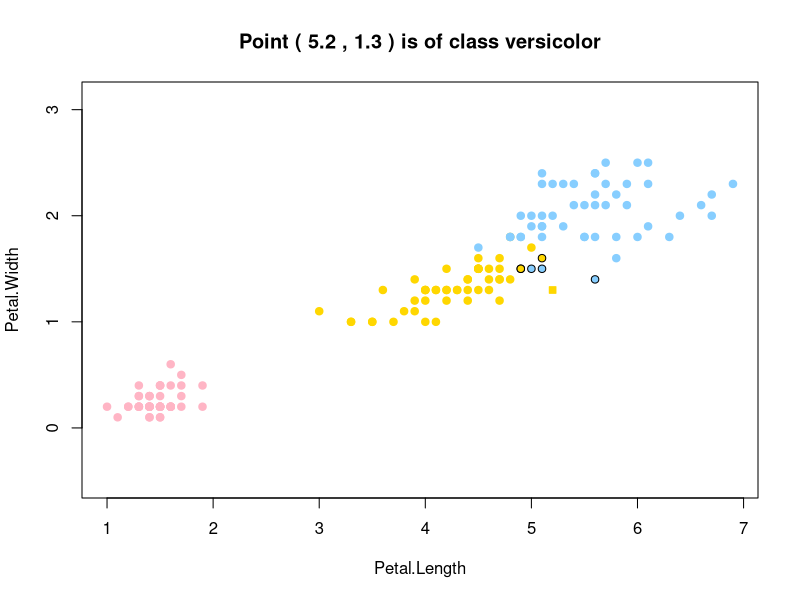

Here is the R script that generated this plot:
library(scatterplot3d)
colors <- c("setosa"="pink1","versicolor"="gold","virginica"="skyblue1")
qPow <<- numeric()
optimalK <<- 6
optimalQ <<- -1
maxQ <- 1.0
minQ <- 0.05
parOne <- 3   #чтобы можно было легко поменять параметры
parTwo <- 4
titles <- dimnames(iris)[2]
xname <- titles[[1]][parOne]   #названия для подписей на карте
yname <- titles[[1]][parTwo]


eucDist <- function(u,v) {  #функция расстояния между парой точек
  return (sqrt(sum((u-v)^2)))
}


sortObjbyDist <- function(xl,z,metricFunc=eucDist) {  #функция сортировки массива по расстоянию до z
  l <- dim(xl)[1]
  n <- dim(xl)[2]-1
  dist <- matrix(NA,l,2)
  for (i in 1:l) {
    dist[i, ] <- c(i,metricFunc(xl[i,1:n],z))  #создание списка пар (номер объекта, расстояние до z)
  }
  orderedXl <- xl[order(dist[ ,2]), ]   #сортировка списка расстояний
  return (orderedXl)
}


kwNN <- function(xl,z,optK,optQ) {
  orderedXl <- sortObjbyDist(xl,z)   #получает отсортированный список объектов
  n <- dim(orderedXl)[2]
  classes <- orderedXl[1:optK,n]   #выбирает классы ближайших k объектов
  counts <- c("setosa"=0.0,"versicolor"=0.0,"virginica"=0.0)
  for (i in 1:optK) {
    counts[classes[i]] <- counts[classes[i]]+qPow[i,optQ];
  }
  class <- names(which.max(counts))   #выбирает тот класс, у которого больше всего представителей
  return (class)
}


determkwNN_LOO <- function(xl,Q) {
  l <- dim(xl)[1]
  n <- dim(xl)[2]-1
  maxK <- l-1
  qCount <- length(Q)
  errorForK <- matrix(0.0,maxK,qCount,dimnames=list(c(1:maxK),Q))
  for (i in 1:l) {  #перебираем каждый элемент
    obj <- xl[i, ]
    newXl <- xl[-i, ]  #убираем его из выборки
    z <- obj[1:n]
    orderedXl <- sortObjbyDist(newXl,z)  #находим расстояния до всех объектов
    print(i)
    for (q in 1:qCount) {   #перебираем значение q
      classes <- c("setosa"=0,"versicolor"=0,"virginica"=0)
      for (k in 1:maxK) {    #перебираем значение k
        classes[orderedXl[k,n+1]] <- classes[orderedXl[k,n+1]]+qPow[k,q]  #добавляем k-ый элемент
        class <- names(which.max(classes))  #выбирает тот вид, у которого вес класса больше
        if (class!=obj[n+1]) {   #если произошла ошибка классификации
          errorForK[k,q]=errorForK[k,q]+1/l   #то увеличиваем для данной пары (k,q) значение ошибки
        }
      }
    }
  }
  optK <- 1
  optQ <- 1
  for (k in 1:maxK) {
    for (q in 1:qCount) {
      if (errorForK[k,q]<errorForK[optK,optQ]) {
        optK <- k
        optQ <- q
      }
    }
  }
  Table <- matrix(NA,maxK*qCount,3)
  graphPoints <- matrix(NA,maxK*qCount,3)
  for (i in 1:maxK) {
    pos <- (i-1)*qCount
    for (j in 1:qCount) {
      Table[pos+j,1] <- i
      Table[pos+j,2] <- Q[j]
      Table[pos+j,3] <- errorForK[i,j]
    }
  }
  message <- paste0("Find optimal value of k for kNNMod with LOO-algo, k = ",optK,", error = ",(LOO[optK,2]*l),"/",l," (",round(LOO[optK,2],3),")")
  LOO <- scatterplot3d(
    x = Table[ ,1],
    y = Table[ ,2],
    z = Table[ ,3],
    angle=100,
    col.axis="blue",
    col.grid="lightblue",
    type = "n",
    xlab = "k",
    ylab = "q",
    zlab = "LOO(k,q)",
    main = message
  )
  for (i in 1:qCount) {
    for (j in 1:maxK) {
      for (k in 1:qCount) {
        graphPoints[(j-1)*qCount+k, ] <- c(j,Q[i],errorForK[j,i])
      }
      LOO$points3d(graphPoints[ ,1],graphPoints[ ,2],graphPoints[ ,3],type="l")
    }
  }
  for (i in 1:maxK) {
    for (k in 1:qCount) {
      graphPoints[k, ] <- c(i,Q[k],errorForK[i,k])
    }
    for (j in 2:maxK) {
      for (k in 1:qCount) {
        graphPoints[(j-1)*qCount+k, ] <- graphPoints[qCount, ]
      }
    }
    LOO$points3d(graphPoints[ ,1],graphPoints[ ,2],graphPoints[ ,3],type="l")
  }
  for (i in 1:maxK) {
    for (j in 1:qCount) {
      graphPoints[(i-1)*qCount+j, ] <- c(optK,Q[optQ],errorForK[optK,optQ])
    }
  }
  LOO$points3d(graphPoints[ ,1],graphPoints[ ,2],graphPoints[ ,3],pch=20,col="red");
  message <- paste("k =",optK,", q =",Q[optQ])
  text(LOO$xyz.convert(optK,Q[optQ],errorForK[optK,optQ]+0.05),labels=message,col="red");
  return (c(optK,optQ,errorForK[optK,optQ]))
}


algoShow <- function(z) {
  k <- optimalK
  q <- optimalQ
  xl <- iris[ ,c(parOne,parTwo,5)]   #построение выборки
  l <- dim(xl)[1]
  orderedXl <- sortObjbyDist(xl,z)
  n <- dim(orderedXl)[2]-1
  classes <- orderedXl[1:k,n+1]   #получает список классов для всех объектов
  counts <- c("setosa"=0.0,"versicolor"=0.0,"virginica"=0.0)
  for (i in 1:k) {
    counts[classes[i]] <- counts[classes[i]]+qPow[i,q]
  }
  class <- names(which.max(counts))   #выбирает тот класс, у которого вес больше
  remove <- strtoi(dimnames(orderedXl[1:k, ])[[1]])  #получить номера тех, кто является ближайшими соседями
  newXl <- xl[-remove, ]    #убрать ближайших соседей из общего списка
  message <- paste("Point (",z[1],",",z[2],") is of class",class)
  plot(newXl[ ,1:n],pch=21,bg=colors[newXl[ ,n+1]],col=colors[newXl[ ,n+1]],asp=1,main=message,xlab=xname,ylab=yname)
  points(z[1],z[2],pch=22,bg=colors[class],col=colors[class],asp=1)
  points(orderedXl[1:k,1:n],pch=21,bg=colors[orderedXl[1:k,n+1]],col="black",asp=1)
}


main <- function(runLOO=FALSE,runMap=FALSE) {
  errorValue <- 1.0/30.0
  optQ <- 1.0
  ptm <- proc.time()
  xl <- iris[ ,c(parOne,parTwo,5)]   #построение выборки
  l <- dim(xl)[1]
  xMin <- xl[which.min(xl[ ,1]),1]   #нахождение минимального и максимального иксов
  xMax <- xl[which.max(xl[ ,1]),1]
  X <- seq(from=xMin,to=xMax,by=0.05)   #список всех иксов на карте
  xLen <- length(X)
  yMin <- xl[which.min(xl[ ,2]),2]   #нахождение минимального и максимального игриков
  yMax <- xl[which.max(xl[ ,2]),2]
  Y <- seq(from=yMin,to=yMax,by=0.05)   #список всех игриков на карте
  yLen <-length(Y)
  Q <- seq(from=minQ,to=maxQ,by=0.05)  #список всех значений веса
  qCount <- length(Q)
  qPow <<- matrix(NA,l,qCount)
  for (i in 1:qCount) {
    q <- Q[i]
    if (q<=1.0) optimalQ <<- i
    qPow[1,i] <<- q
    for (j in 2:l) {
      qPow[j,i] <<- qPow[j-1,i]*q
    }
  }
  if (runLOO==TRUE) {
    optimals <- determkwNN_LOO(xl,Q)
    print("LOO algorithm")
    btm <- proc.time()
    print(btm-ptm)
    optimalK <<- optimals[1]
    optimalQ <<- optimals[2]
    errorValue <- optimals[3]
    optQ <- Q[optimalQ]
  }
  if (runMap==TRUE) {
    ptm <- proc.time()
    flowers <- matrix(NA,xLen,yLen)
    positions <- matrix(NA,xLen*yLen,2)
    cnt <- 1
    for (i in 1:yLen) {
      print(Y[i])
      for (j in 1:xLen) {
        z <- c(X[j],Y[i])
        positions[cnt, ] <- z   #запоминаем координаты объекта
        flowers[j,i] <- kwNN(xl,z,optimalK,optimalQ)   #находим предположительный класс методом kwNN
        cnt <- cnt+1
      }
    }
    message <- paste0("Map of kwNN for K = ",optimalK," and Q = ",optQ," with error = ",(errorValue*l),"/",l," (",round(errorValue,3),")")
    plot(positions,pch=1,bg="white",col=colors[flowers],asp=1,main=message,xlab=xname,ylab=yname)
    points(iris[ ,c(parOne,parTwo)],pch=21,bg=colors[iris$Species],col=colors[iris$Species],asp=1)
    print("Map build")
    btm <- proc.time()
    print(btm-ptm)
  }
}


main(FALSE,FALSE)	#посчитать отдельно LOO и полную карту
algoShow(c(5.2,1.3))	#показать классификацию случайной точки, подсветив её соседей
